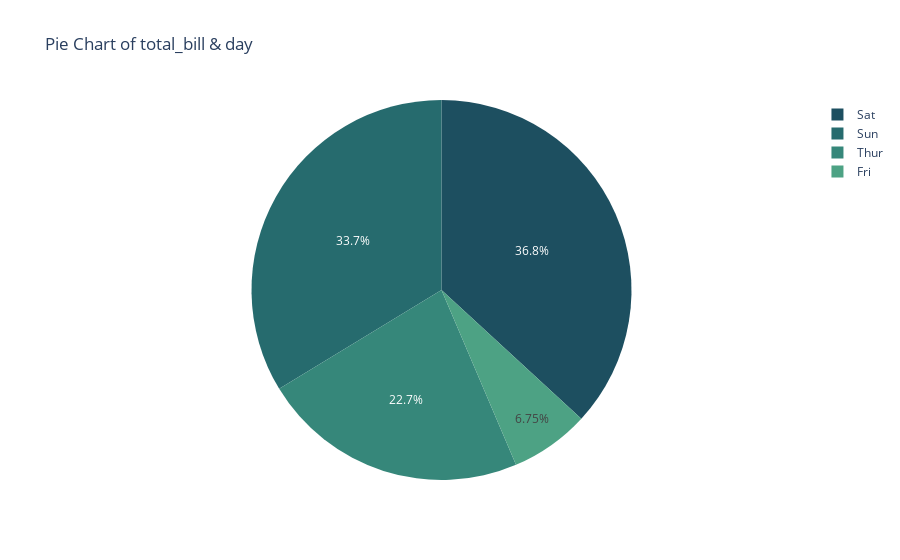

This figure's notebook cell:
### Code cell
px.pie(df2 ,
       values = "total_bill" , 
       names = "day"       , 
       title = "Pie Chart of total_bill & day" ,
       color_discrete_sequence = px.colors.sequential.Blugrn_r)

### Figure 1 — Plotly figure (JSON) as saved in the notebook; plotly's stock layout.template omitted (floating-point values rounded to 4 significant figures; data arrays with more than 128 entries replaced by an {"elided": "..."} marker saying what was removed)
{"data": [{"domain": {"x": [0, 1], "y": [0, 1]}, "hovertemplate": "day=%{label}<br>total_bill=%{value}<extra></extra>", "labels": {"elided": "244 str values"}, "legendgroup": "", "name": "", "showlegend": true, "type": "pie", "values": {"elided": "244 float values"}}], "layout": {"legend": {"tracegroupgap": 0}, "piecolorway": ["rgb(29, 79, 96)", "rgb(38, 107, 110)", "rgb(54, 135, 122)", "rgb(77, 162, 132)", "rgb(109, 188, 144)", "rgb(150, 210, 164)", "rgb(196, 230, 195)"], "title": {"text": "Pie Chart of total_bill & day"}}}
